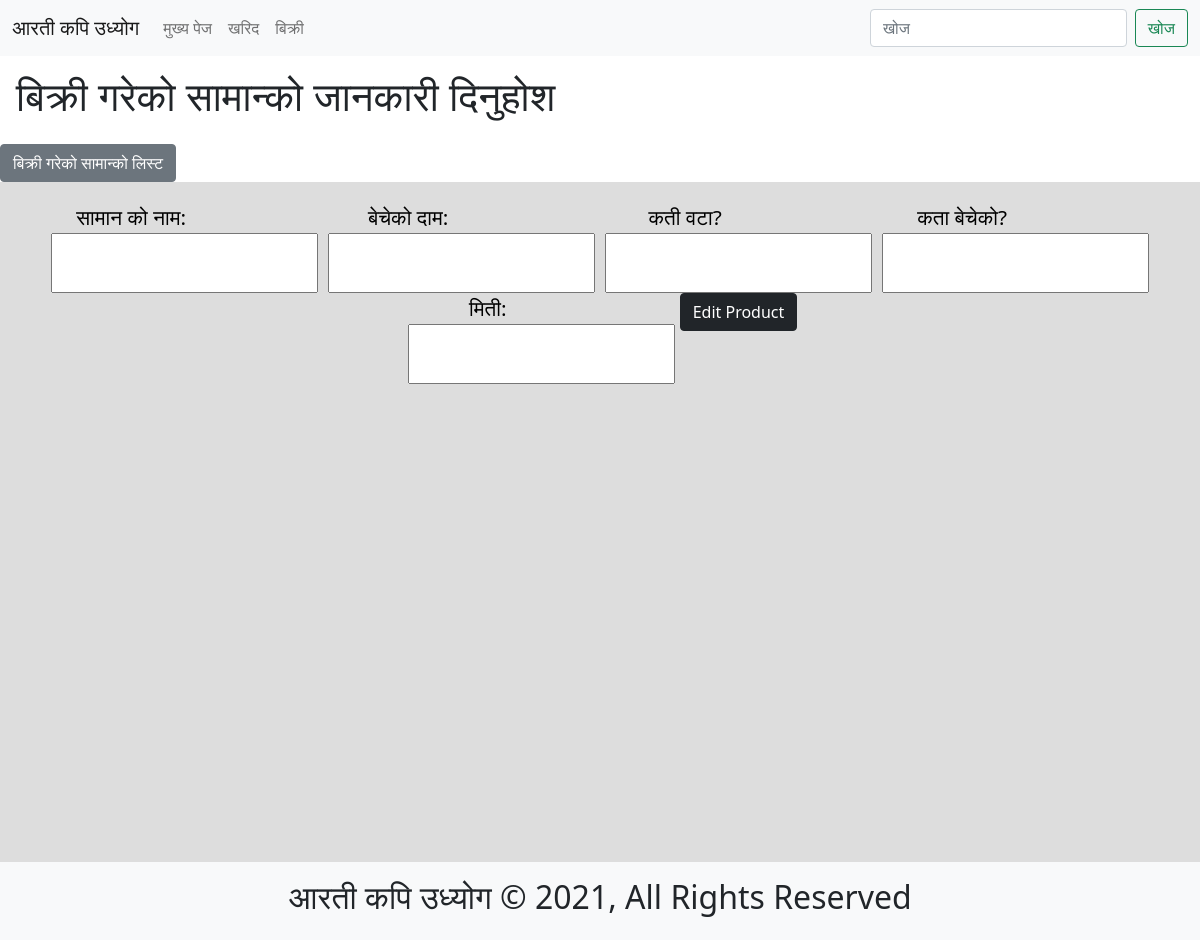
Page /sales/edit/drawing-copy2/ on the earlier database version.
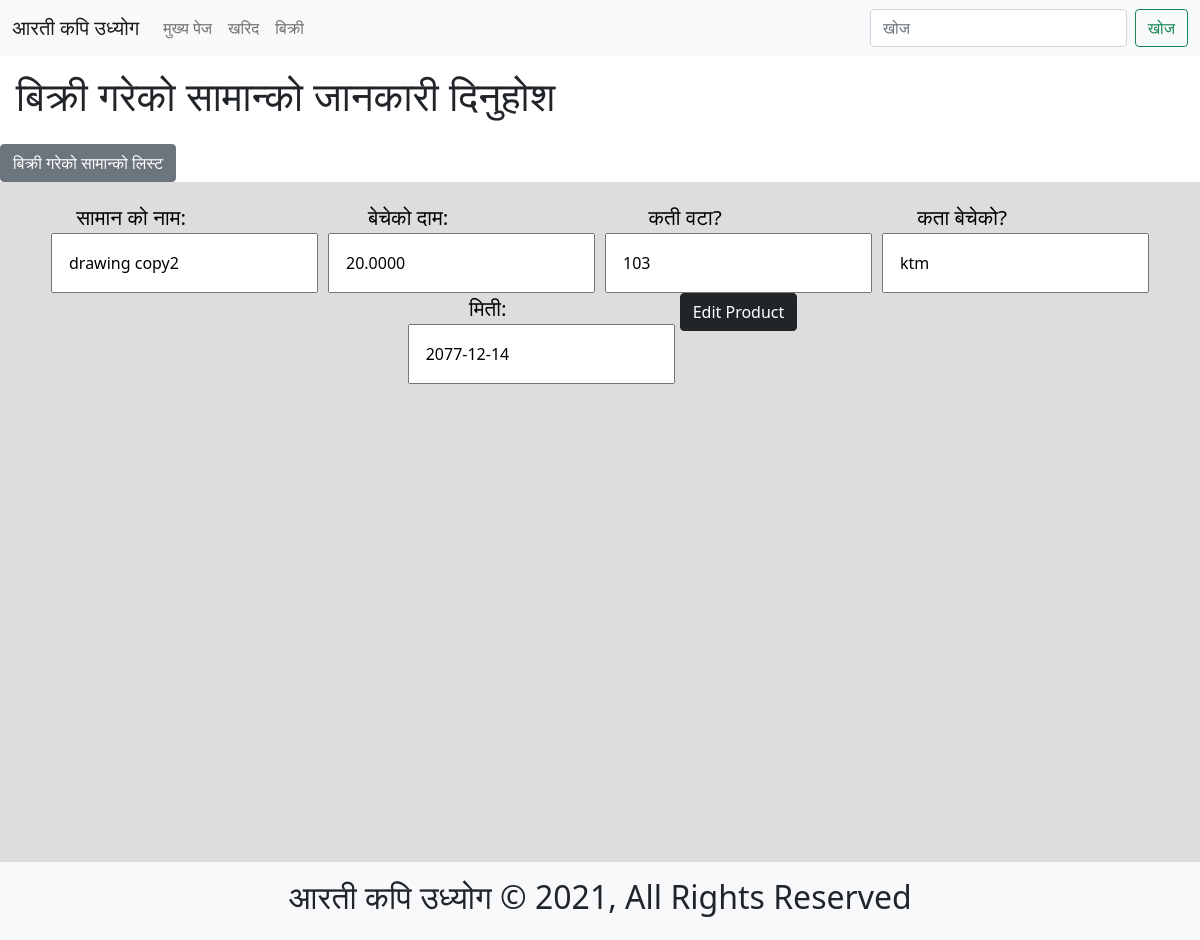
Same page on the later database version.
### sales/models.py (models this page shows, shortened)
class Sales(models.Model):
    product_name = models.CharField(max_length=255, blank=False, null=True)
    price = models.DecimalField(
        decimal_places=4, max_digits=255, blank=False, null=True)
    quantity = models.CharField(max_length=255, blank=False, null=True)
    slug = models.SlugField(max_length=255, blank=False,
                            null=False, unique=True)
    sold_to = models.CharField(max_length=255, blank=False, null=True)
    date = models.DateField(auto_now=False, blank=True, null=True)
    objects = SalesManager()

### sales/views.py (the view, shortened to what this page needs)
# urls.py: path('edit/<str:slug>/', sale_edit),
def sale_edit(request, slug):
    template_name = "sale_edit.html"
    sale = Sales.objects.filter(slug=slug).first()
    sale_edit_form = SalesModelForm(
        request.POST or None, instance=sale)
    context = {
        "form": sale_edit_form
    }
    return render(request, template_name, context)

### sales/forms.py (shortened to what this page needs)
class SalesModelForm(forms.ModelForm):
    class Meta:
        model = Sales
        labels = {
            'product_name': 'सामान को नाम',
            'price': 'बेचेको दाम',
            'quantity': 'कती वटा?',
            'sold_to': 'कता बेचेको?',
            "date": "मिती",
        }
        fields = ["product_name", "price", "quantity", "sold_to", "date"]

### sales/models.py (called while the page is built)
    def get_queryset(self):
        return SalesQuerySet(self.model, using=self._db)

### sales/templates/sale_edit.html
{% extends 'sales_home.html' %}
{% block form %}
        {{form.as_p}}
{% endblock %}
{% block edit_button %}
<button class="btn btn-dark" type="submit">Edit Product</button>
{% endblock %}

Differences in the rows shown:
now on this page (row edited): Sales: product_name "drawing copy2", price "20.0000", quantity "103", sold_to "ktm", date "2077-12-14"
